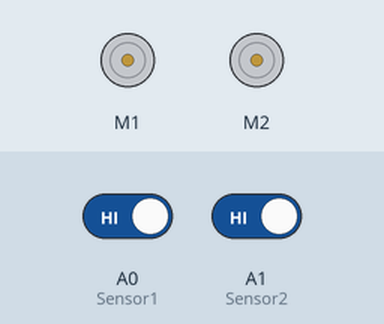
The sketch below on a simulated Arduino Uno, built with avr-gcc and run on an emulated ATmega328P. On the bench: 2 × DC motor (green arrow = forward, orange = backward, longer = faster). The inputs (shaded band) are chosen by the test bench; at power-on: A0 (Sensor1) HIGH, A1 (Sensor2) HIGH.

Above: at 1.2 s.
1.3 s: A0 (Sensor1) driven LOW
At 1.9 s:
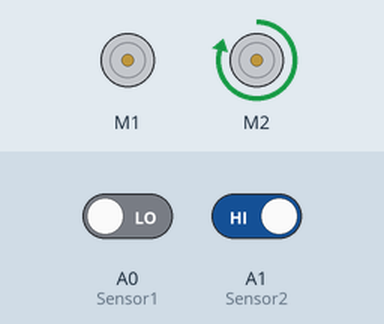
2.8 s: A1 (Sensor2) driven LOW
At 3.1 s:
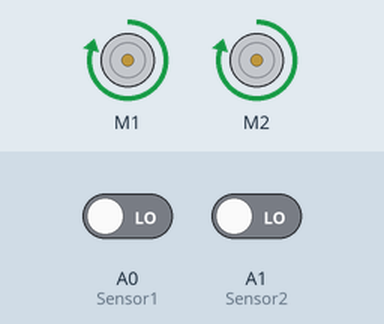
4.3 s: A0 (Sensor1) driven HIGH
At 5.4 s:
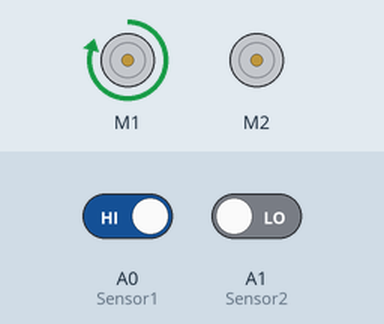
5.8 s: A1 (Sensor2) driven HIGH
At 6.5 s:
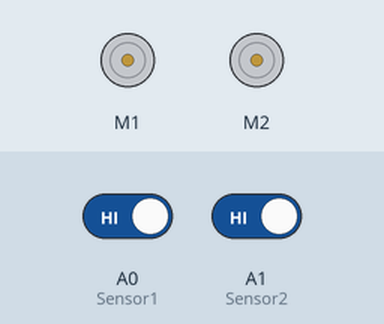
Timing chart, 0 to 8.3 s (numbered marks = the images above; inputs shaded):
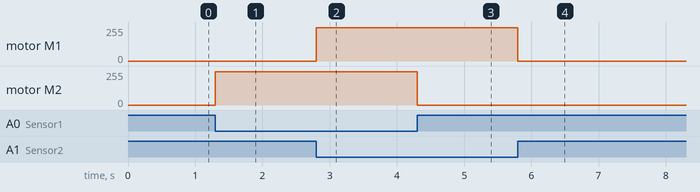

The sketch:

Prueba1.ino
```cpp
#include <AFMotor.h>
AF_DCMotor motor1(1);
AF_DCMotor motor2(2);
const int Sensor1 = A0;
const int Sensor2 = A1;
void setup()
{
  motor1.setSpeed(250);  //Velocidad estándar de 250, máxima velocidad posible 255
  motor2.setSpeed(250);  //Recuerda que puedes cambiar la velocidad estándar en el loop
  pinMode(Sensor1, INPUT);
  pinMode(Sensor2, INPUT);
}

void loop()
{
  int sensor1State = digitalRead(Sensor1);
  int sensor2State = digitalRead(Sensor2);
  if (sensor1State == LOW && sensor2State == LOW) {
    // Mover hacia adelante
    moveForward();
  } else if (sensor1State == HIGH && sensor2State == LOW ) {
    // Mover hacia la Derecha
    turnright();
  } else if (sensor1State == LOW && sensor2State == HIGH ) {
    // Girar a la izquierda
    turnLeft();
  } else {
    // Detenerse si no se detecta la línea
    stopMoving();
  }

}
   //Recuerda (FORWARD = ADELANTE) – (BACKWARD = ATRAS) – (RELEASE = DETENER)

    //Puedes varias la velocidad de 0 como mínima a 255 como maxima
    //Sin embargo con velocidades menores a 100 generalmente el motor ya no tiene la potencia para mover un robot
void moveForward() {
  motor1.run(FORWARD);
  motor2.run(FORWARD);
  motor1.setSpeed(250);
  motor2.setSpeed(250);
}


void turnright() {
  motor1.run(FORWARD);
  motor2.run(RELEASE);
  motor1.setSpeed(250);
}

void turnLeft() {
  motor1.run(RELEASE);
  motor2.run(FORWARD);
  motor2.setSpeed(250);
}

void stopMoving() {
  motor1.run(RELEASE);
  motor2.run(RELEASE);
}
```

Measured:
- after the input at 1.3 s, motor M2: stopped → forward 250/255 at once
- after the input at 2.8 s, motor M1: stopped → forward 250/255 at once
- after the input at 4.3 s, motor M2: forward 250/255 → stopped at once
- after the input at 5.8 s, motor M1: forward 250/255 → stopped at once
